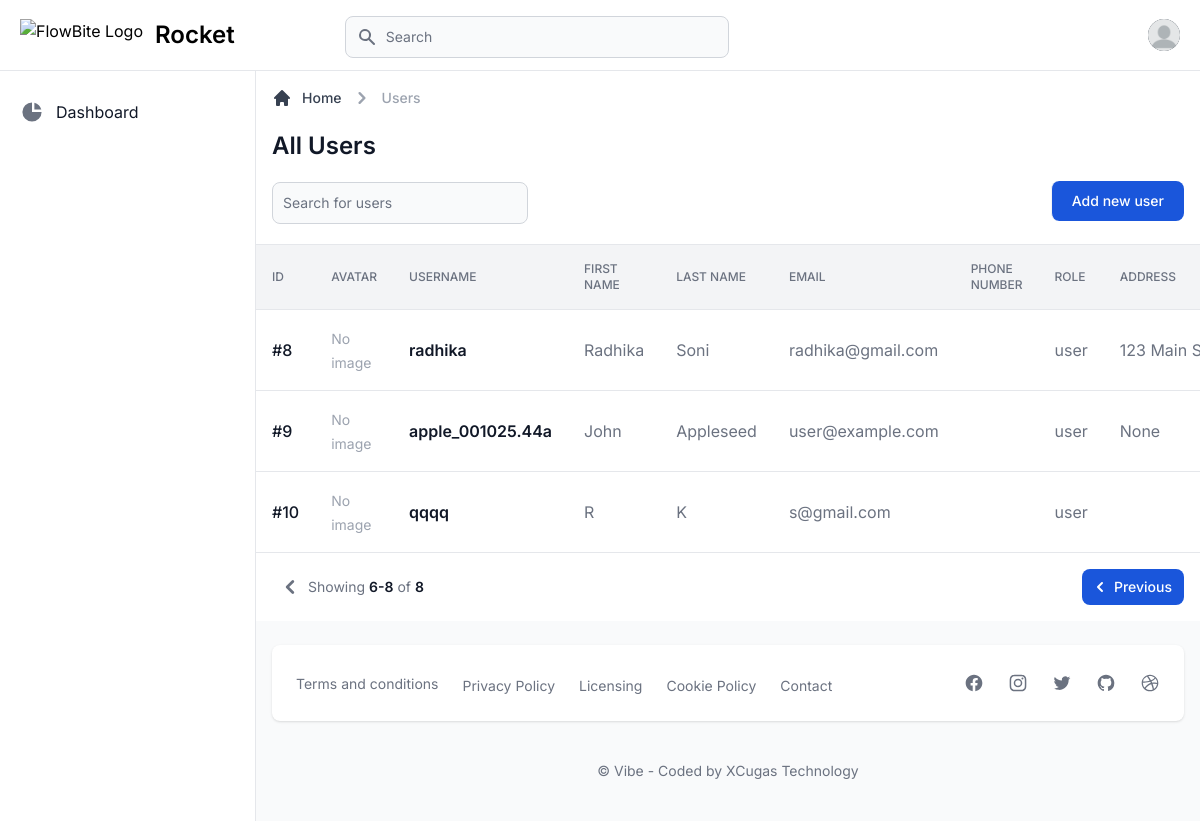
The page /users/user-list/?page=2 on the database as committed earlier.
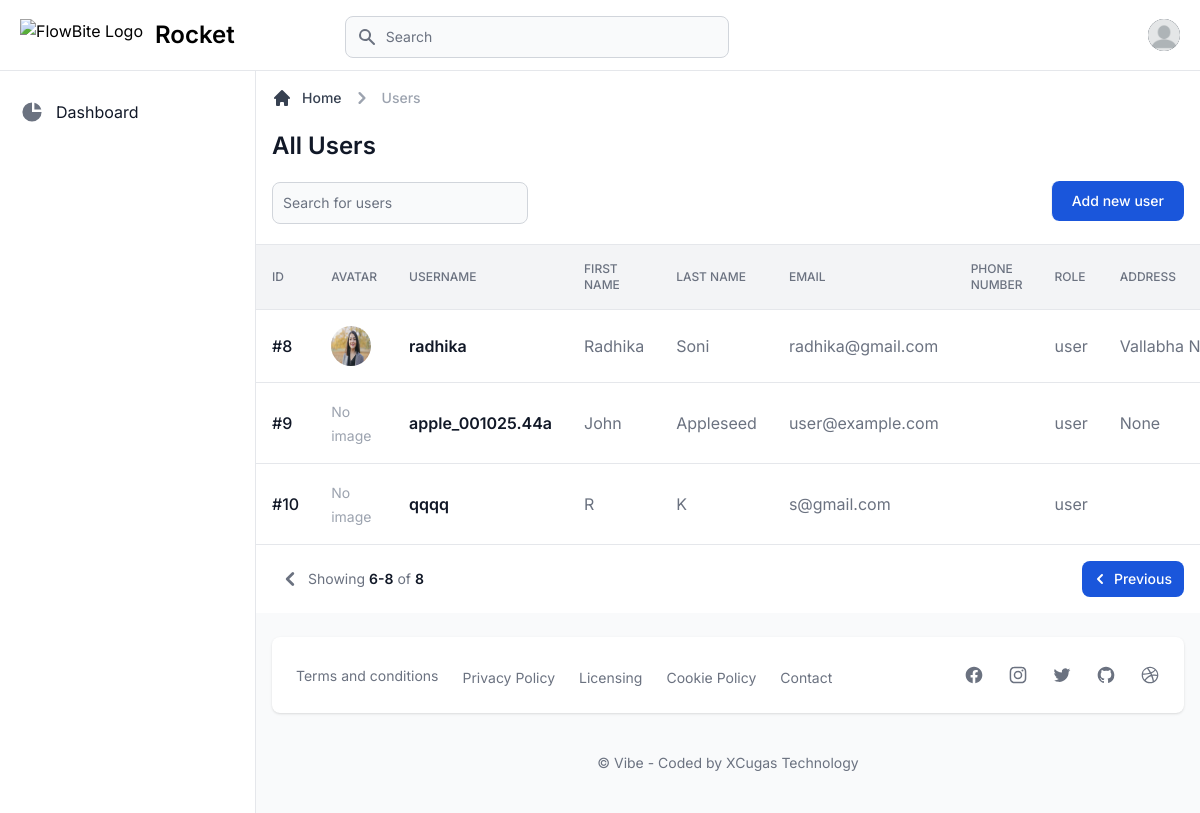
The same page on the database as committed later.
### apps/users/models.py (models this page shows, shortened)
class Profile(models.Model):
    user      = models.OneToOneField(User, on_delete=models.CASCADE)
    role      = models.CharField(max_length=20, choices=ROLE_CHOICES, default='user')
    country   = models.CharField(max_length=255, null=True, blank=True)
    state   = models.CharField(max_length=255, null=True, blank=True)
    city      = models.CharField(max_length=255, null=True, blank=True)
    address   = models.CharField(max_length=255, null=True, blank=True)
    avatar    = models.ImageField(upload_to='avatar', null=True, blank=True)
    apple_id = models.CharField(max_length=255, null=True, blank=True, unique=True)
    is_apple_user = models.BooleanField(default=False)
    status = models.CharField(max_length=20, choices=STATUS_CHOICES, default='active')

### apps/users/views.py (the view, shortened to what this page needs)
# urls.py: path('user-list/', views.user_list, name='user_list'),
def user_list(request):
    filters = profile_user_filter(request)
    profile_list = Profile.objects.select_related('user').filter(**filters)
    form = SignupForm()
    page = request.GET.get('page', 1)
    paginator = Paginator(profile_list, 5)
    profiles = paginator.page(page)
    context = {
        'users': profiles,
        'form': form,
    }
    return render(request, 'apps/users.html', context)

### apps/users/forms.py
class SignupForm(UserCreationForm):
    class Meta:
        model = User
        fields = ('username', 'email', )
    def __init__(self, *args, **kwargs):
        super(SignupForm, self).__init__(*args, **kwargs)
        for field_name, field in self.fields.items():
            self.fields[field_name].widget.attrs['placeholder'] = field.label
            self.fields[field_name].widget.attrs['class'] = 'bg-gray-50 border border-gray-300 text-gray-900 sm:text-sm rounded-lg focus:ring-primary-500 focus:border-primary-500 block w-full p-2.5 dark:bg-gray-700 dark:border-gray-600 dark:placeholder-gray-400 dark:text-white dark:focus:ring-primary-500 dark:focus:border-primary-500'
            self.fields[field_name].widget.attrs['required'] = True

### templates/apps/users.html (shortened to what the changed rows need)
{% extends "layouts/base.html" %}
{% load static %}
{% block content %}
<main>
  <div
    class="p-4 bg-white block sm:flex items-center justify-between border-b border-gray-200 lg:mt-1.5 dark:bg-gray-800 dark:border-gray-700">
    <div class="w-full mb-1">
      <div class="mb-4">
        <h1 class="text-xl font-semibold text-gray-900 sm:text-2xl dark:text-white">All Users</h1>
      </div>
    </div>
  </div>
  <div class="flex flex-col">
    <div class="overflow-x-auto">
      <div class="inline-block min-w-full align-middle">
        <div class="overflow-hidden shadow">
          <table class="min-w-full divide-y divide-gray-200 table-fixed dark:divide-gray-600">
            <thead class="bg-gray-100 dark:bg-gray-700">
              <tr>
                <th scope="col" class="p-4 text-xs font-medium text-left text-gray-500 uppercase dark:text-gray-400">
                  ID
                </th>
                <th scope="col" class="p-4 text-xs font-medium text-left text-gray-500 uppercase dark:text-gray-400">
                  Avatar
                </th>
                <th scope="col" class="p-4 text-xs font-medium text-left text-gray-500 uppercase dark:text-gray-400">
                  Username
                </th>
                <th scope="col" class="p-4 text-xs font-medium text-left text-gray-500 uppercase dark:text-gray-400">
                  First Name
                </th>
                <th scope="col" class="p-4 text-xs font-medium text-left text-gray-500 uppercase dark:text-gray-400">
                  Last Name
                </th>
                <th scope="col" class="p-4 text-xs font-medium text-left text-gray-500 uppercase dark:text-gray-400">
                  Email
                </th>
                <th scope="col" class="p-4 text-xs font-medium text-left text-gray-500 uppercase dark:text-gray-400">
                  Phone Number
                </th>
                <th scope="col" class="p-4 text-xs font-medium text-left text-gray-500 uppercase dark:text-gray-400">
                  Role
                </th>
                <th scope="col" class="p-4 text-xs font-medium text-left text-gray-500 uppercase dark:text-gray-400">
                  Address
                </th>
              </tr>
            </thead>
            <tbody class="bg-white divide-y divide-gray-200 dark:bg-gray-800 dark:divide-gray-700">
              {% for user in users %}
              <tr class="hover:bg-gray-100 dark:hover:bg-gray-700">
                <td class="p-4 text-base font-medium text-gray-900 whitespace-nowrap dark:text-white">
                  #{{ user.id }}</td>
                <td class="p-4">
                  {% if user.avatar %}
                    <img src="{{ user.avatar.url }}" alt="Avatar"
                        class="w-10 h-10 rounded-full object-cover ring-2 ring-gray-300 dark:ring-gray-600">
                  {% else %}
                    <span class="text-sm text-gray-400 dark:text-gray-500">No image</span>
                  {% endif %}
                </td>
                <td class="p-4 text-sm font-normal text-gray-500 whitespace-nowrap dark:text-gray-400">
                  <div class="text-base font-semibold text-gray-900 dark:text-white">{{ user.user.username }}</div>
                </td>
                <td
                  class="max-w-sm p-4 overflow-hidden text-base font-normal text-gray-500 truncate xl:max-w-xs dark:text-gray-400">
                  {{ user.user.first_name }}
                </td>
                <td
                  class="max-w-sm p-4 overflow-hidden text-base font-normal text-gray-500 truncate xl:max-w-xs dark:text-gray-400">
                  {{ user.user.last_name }}
                </td>
                <td
                  class="max-w-sm p-4 overflow-hidden text-base font-normal text-gray-500 truncate xl:max-w-xs dark:text-gray-400">
                  {{ user.user.email }}
                </td>
                <td
                  class="max-w-sm p-4 overflow-hidden text-base font-normal text-gray-500 truncate xl:max-w-xs dark:text-gray-400">
                </td>
                <td
                  class="max-w-sm p-4 overflow-hidden text-base font-normal text-gray-500 truncate xl:max-w-xs dark:text-gray-400">
                  {{ user.role }}
                </td>
                <td
                  class="max-w-sm p-4 overflow-hidden text-base font-normal text-gray-500 truncate xl:max-w-xs dark:text-gray-400">
                  {{ user.address }}
                </td>
              </tr>
              {% endfor %}
            </tbody>
          </table>
        </div>
      </div>
    </div>
  </div>
</main>
{% endblock content %}

Rows that differ between the two databases and show on the page:
changed Profile "radhika": avatar: picture added; address "123 Main…" → "Vallabha…"; no longer shows "No image"
